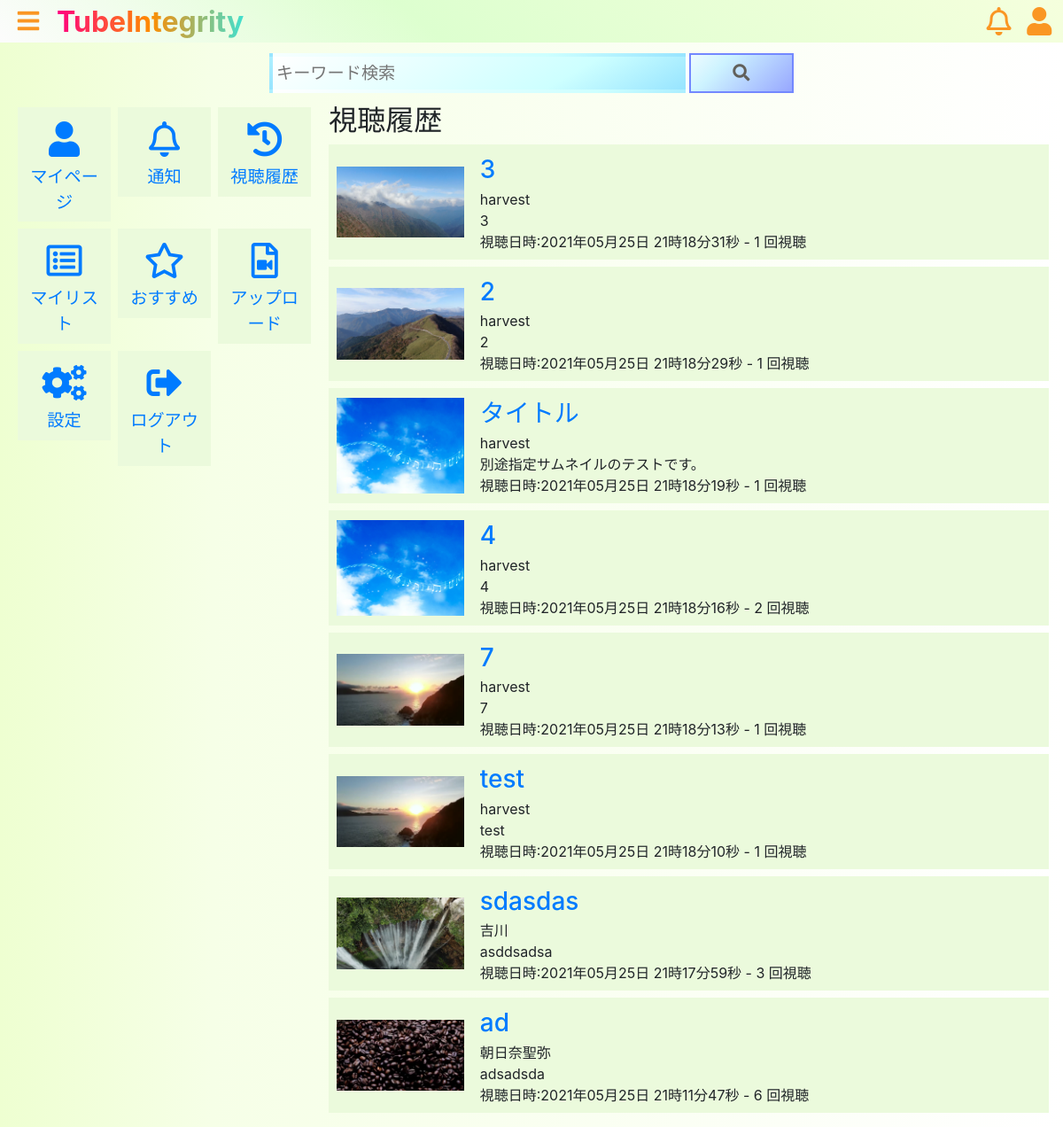
Before: /history/ (signed in) with the older database file.
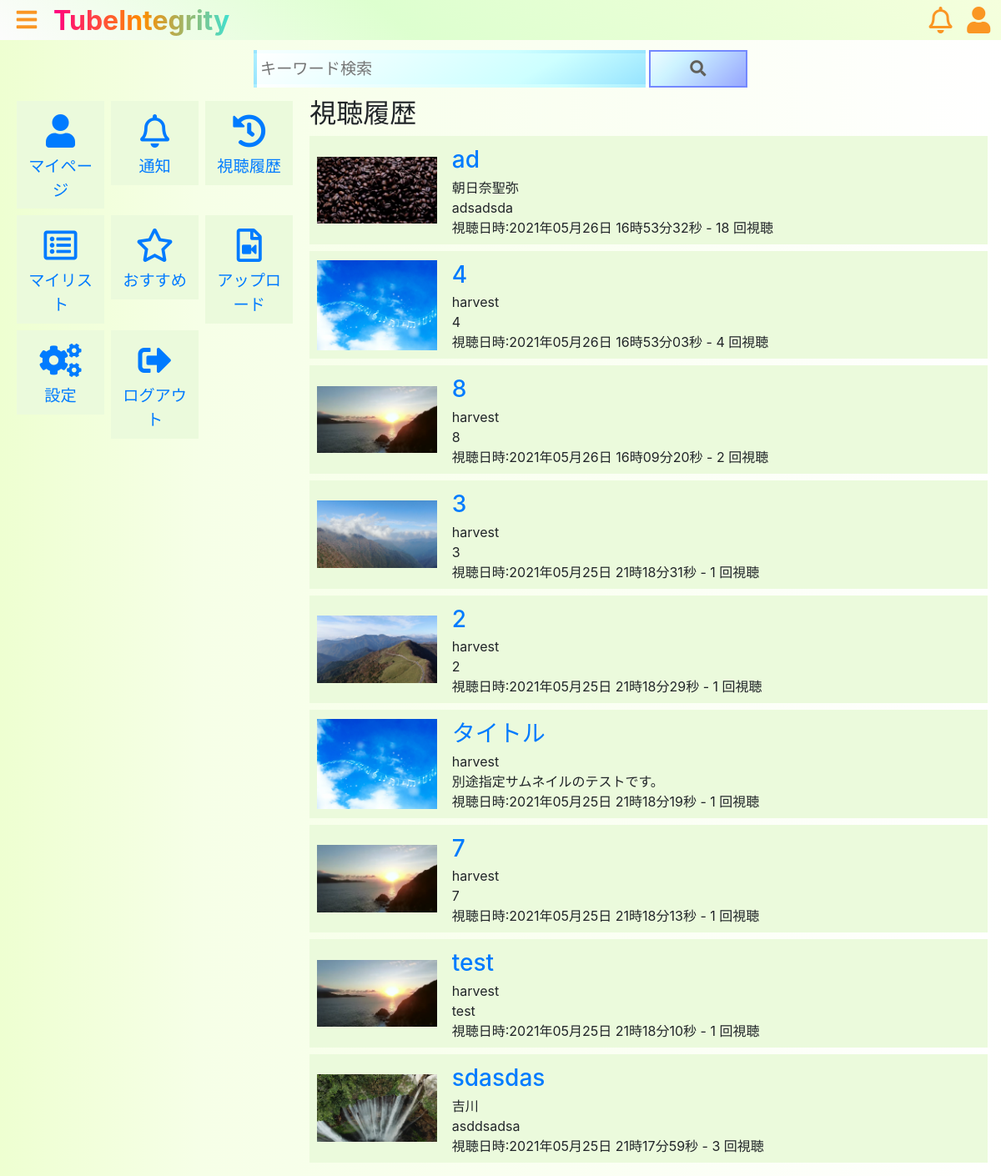
After: the same page with the newer database file.
### tube/models.py (models this page shows, shortened)
class History(models.Model):
    class Meta:
        db_table     = "history"
    id     = models.UUIDField(default=uuid.uuid4, primary_key=True, editable=False)
    dt     = models.DateTimeField(verbose_name="視聴日時", default=timezone.now)
    target = models.ForeignKey(Video, verbose_name="視聴した動画", on_delete=models.CASCADE)
    user   = models.ForeignKey(settings.AUTH_USER_MODEL, verbose_name="視聴したユーザー", on_delete=models.CASCADE)
    views  = models.IntegerField(verbose_name="視聴回数", default=1, validators=[MinValueValidator(1)])

class Video(models.Model):
    class Meta:
        db_table = "video"
    id       = models.UUIDField(default=uuid.uuid4, primary_key=True, editable=False )
    category = models.ForeignKey(Category, verbose_name="カテゴリ", on_delete=models.PROTECT)
    dt       = models.DateTimeField(verbose_name="投稿日", default=timezone.now)
    title        = models.CharField(verbose_name="タイトル", max_length=50)
    description  = models.CharField(verbose_name="動画説明文", max_length=300)
    movie        = models.FileField(verbose_name="動画", upload_to="tube/movie", blank=True)
    thumbnail    = models.ImageField(verbose_name="サムネイル", upload_to="tube/thumbnail/", null=True)
    user         = models.ForeignKey(settings.AUTH_USER_MODEL, verbose_name="投稿者", on_delete=models.CASCADE)
    edited       = models.BooleanField(default=False)
    mime         = models.TextField(verbose_name="MIMEタイプ", null=True)
    views        = models.IntegerField(verbose_name="再生回数", default=0, validators=[MinValueValidator(0)])

### users/models.py (models this page shows, shortened)
class CustomUser(AbstractBaseUser, PermissionsMixin):
    username_validator  = UnicodeUsernameValidator()
    id          = models.UUIDField( default=uuid.uuid4, primary_key=True, editable=False )
    username    = models.CharField(
                    _('username'),
                    max_length=150,
                    unique=True,
                    help_text=_('Required. 150 characters or fewer. Letters, digits and @/./+/-/_ only.'),
                    validators=[username_validator],
                    error_messages={
                        'unique': _("A user with that username already exists."),
                    },
                )
    handle_name = models.CharField(verbose_name="Handle_name", max_length=150)
    email       = models.EmailField(_('email address'))  #blank=True消去
    is_staff    = models.BooleanField(
                    _('staff status'),
                    default=False,
                    help_text=_('Designates whether the user can log into this admin site.'),
                )
    is_active   = models.BooleanField(
                    _('active'),
                    default=True,
                    help_text=_(
                        'Designates whether this user should be treated as active. '
                        'Unselect this instead of deleting accounts.'
                    ),
                )
    date_joined = models.DateTimeField(_('date joined'), default=timezone.now)
    usericon    = models.ImageField(verbose_name="ユーザーアイコン", upload_to="tube/usericon/",blank=True, null=True)
    objects     = UserManager()
    EMAIL_FIELD     = 'email'
    USERNAME_FIELD  = 'username'
    REQUIRED_FIELDS = ['email','handle_name']  #ハンドルネーム追加
    class Meta:
        verbose_name        = _('user')
        verbose_name_plural = _('users')

### tube/views.py (the view)
class HistoryView(LoginRequiredMixin, views.APIView):
    def get(self, request, *args, **kwargs):
        histories = History.objects.filter(user=request.user.id).order_by("-dt")
        context = {"histories": histories}
        return render(request, "tube/history.html", context)

### templates/tube/history.html
{% extends "tube/mypage_base.html" %}
{% load static %}
{% block mypage_content %}
<h2>視聴履歴</h2>
{% for history in histories %}
<div class="video_list_view">
    <div class="video_list_thumbnail_area">
        {% if history.target.thumbnail %}
        <a class="video_list_thumbnail" href="{% url 'tube:single' history.target.id %}"><img src="/media/{{ history.target.thumbnail }}" alt="thumbnail"></a>
        {% else %}
        <a class="video_list_thumbnail" href="{% url 'tube:single' history.target.id %}"><img src="{% static 'tube/img/no-img.png' %}" alt="thumbnail"></a>
        {% endif %}
    </div>
    <div class="video_list_description_area">
        <div class="video_list_description_inner">
            <h3 class="video_list_title"><a class="video_list_title_link" href="{% url 'tube:single' history.target.id %}">{{ history.target.title }}</a></h3>
            <div>{{ history.target.user.handle_name }}</div>
            <div>{{ history.target.description }}</div>
            <div>視聴日時:{{ history.dt|date:"Y年m月d日 H時i分s秒" }} - {{ history.views }} 回視聴</div>
        </div>
    </div>
</div>
{% empty %}
<p>視聴履歴はありません。</p>
{% endfor %}
{% endblock %}

### templates/tube/mypage_base.html (shortened to what this page needs)
{% extends "tube/base.html" %}
{% load static %}
{% block main %}
{% include "tube/search_form.html" %}
<div class="mypage_content_area">
    <div class="mypage_menu">
        <div class="mypage_menu_area">
            <div class="menu_content">
                <a href="{% url 'tube:mypage' %}" class="menu_icon"><i class="fas fa-user"></i><div class="menu_explain">マイページ</div></a>
            </div>
            <div class="menu_content">
                <a href="{% url 'tube:notify' %}" class="menu_icon"><i class="far fa-bell"></i><div class="menu_explain">通知</div></a>
            </div>
            <div class="menu_content">
                <a href="{% url 'tube:history' %}" class="menu_icon"><i class="fas fa-history"></i><div class="menu_explain">視聴履歴</div></a>
            </div>
            <div class="menu_content">
                <a href="{% url 'tube:mylist' %}" class="menu_icon"><i class="far fa-list-alt"></i><div class="menu_explain">マイリスト</div></a>
            </div>
            <div class="menu_content">
                <a href="{% url 'tube:recommend' %}" class="menu_icon"><i class="far fa-star"></i><div class="menu_explain">おすすめ</div></a>
            </div>
            <div class="menu_content">
                <a href="{% url 'tube:upload' %}" class="menu_icon"><i class="far fa-file-video"></i><div class="menu_explain">アップロード</div></a>
            </div>
            <div class="menu_content">
                <a href="{% url 'tube:config' %}" class="menu_icon"><i class="fas fa-cogs"></i><div class="menu_explain">設定</div></a>
            </div>
            <div class="menu_content">
                <a href="{% url 'account_logout' %}" class="menu_icon"><i class="fas fa-sign-out-alt"></i><div class="menu_explain">ログアウト</div></a>
            </div>
        </div>
    </div>
    <div class="mypage_content">
        <div class="mypage_content_body">
            {% block mypage_content %}{% endblock %}
        </div>
    </div>
</div>
{% endblock %}

### templates/tube/base.html (shortened to what this page needs)
{% extends "common/sidebar.html" %}
{% load static %}
{% block extra_head %}
<link rel="stylesheet" href="{% static 'tube/css/style.css' %}">
{% endblock %}
{% block header_title %}TubeIntegrity{% endblock %}
{% block header_right_content %}
    {% if request.user.is_authenticated %}
        <a class="header_icon" href="{% url 'tube:notify' %}">
            <i class="far fa-bell"></i>
        </a>
        {% if request.user.usericon %}
        <a href="{% url 'tube:mypage' %}">
            <img class="usericon" src="/media/{{ request.user.usericon }}">
        {% else %}
        <a class="header_icon" href="{% url 'tube:mypage' %}">
            <i class="fas fa-user"></i>
        </a>
        {% endif %}
    {% endif %}
{% endblock %}

### templates/common/sidebar.html (shortened to what this page needs)
{% load static %}
<!DOCTYPE html>
<html lang="ja">
<head>
    <link rel="stylesheet" href="{% static 'common/css/l_sidebar.css' %}">
    <link rel="stylesheet" href="https://stackpath.bootstrapcdn.com/bootstrap/4.4.1/css/bootstrap.min.css">
    <link rel="stylesheet" href="{% static 'common/css/fontawesome/all.css' %} ">
    {% block extra_head %}
    {% endblock %}
</head>
<body>
    <header>
        <div class="left_header">
            <label class="l_sidebar_label" for="l_sidebar">
                <i class="fas fa-bars"></i>
            </label>
            <a class="header_link" href="{% url 'tube:index' %}"><h1>{% block header_title %}{% endblock %}</h1></a>
            <div class="header_right_content">
            {% block header_right_content %}
            {% endblock %}
            </div>
        </div>
    </header>
    <main>
    {% block main %}
    {% endblock %}
    </main>
</body>
</html>

### templates/tube/search_form.html
<div class="search_form_area">
    <form class="search_form" action="{% url 'tube:search' %}" method="GET">
        <input class="search_form_word" type="text" name="word" value="{{ request.GET.word }}" placeholder="キーワード検索" >
        <button class="search_form_submit" type="submit"><i class="fas fa-search"></i></button>
    </form>
</div>

### static/common/css/l_sidebar.css (style rules this page uses)
html, body { overflow-x: hidden; margin:0; }
a { color:#70C0F5; text-decoration:none; }
.left_header { width:100%; height:3rem; position:fixed; z-index:99; background: rgb(252,252,252); background: linear-gradient(40deg, rgba(252,252,252,1) 0%, rgba(221,255,207,1) 40%, rgba(245,255,221,1) 100%); color:#FA9623; display:flex; align-items:center; overflow:hidden; }
.header_link { color:#FA9623; margin-left:0.5rem; }
.left_header h1 { font-size:2rem; font-weight:bold; line-height:normal; margin:0; color: #FF8C00; background: -webkit-linear-gradient(180deg, #40E0D0, #FF8C00, #FF0080); -webkit-background-clip: text; -webkit-text-fill-color: transparent; }
.l_sidebar_label { position:relative; margin-left:0.5rem; margin-bottom:0; width:3rem; height:2rem; z-index:100; cursor:pointer; transition:0.2s; }
.l_sidebar_label i { position:absolute; top:50%; left:50%; transform:translate(-50%,-50%); font-size:1.75rem; }
.l_sidebar_label i.fa-bars { display:block; }
.header_right_content { position:absolute; right:0; top:50%; transform:translateY(-50%); display:flex; margin-right:0.5rem; }
main { margin-top:3rem; }

### static/tube/css/style.css (style rules this page uses)
header { background:#FAF0E3; color:#FA9623; }
.header_icon { display:flex; font-size:2rem; padding:0.3rem; margin-left:0.5rem; color:#FA9623; }
body { background: rgb(255,255,255); background: linear-gradient(270deg, rgba(255,255,255,1) 0%, rgba(246,255,231,1) 80%, rgba(238,255,209,1) 100%); }
img { max-width:100%; }
main { padding:0.5rem; }
.search_form { display:flex; justify-content:center; }
.search_form_word { display:block; width:40%; font-size:1.2rem; padding:0.25rem; margin:0.25rem 0; border:solid 0.25rem transparent; background: rgb(255,255,255); background: linear-gradient(150deg, rgba(255,255,255,1) 0%, rgba(205,255,255,1) 70%, rgba(151,228,255,1) 100%); color:#2d3030; }
.search_form_submit { width:10%; display:block; padding:0.3rem; margin:0.25rem 0; font-size:1.2rem; color:#61605B; background: rgb(238,251,255); background: linear-gradient(135deg, rgba(238,251,255,1) 0%, rgba(205,243,255,1) 30%, rgba(151,167,255,1) 100%); border:solid 0.15rem #7388FF; cursor:pointer; }
.video_list_view { display:flex; background:#EBFADC; margin:0.5rem 0; }
.video_list_thumbnail_area { width:20%; display:flex; justify-content:center; align-items:center; }
.video_list_thumbnail { width:9rem; margin:0.5rem; display: flex; align-content: center; }
.video_list_description_area { width:80%; }
.video_list_description_inner { padding:0.5rem; }
.video_list_title { margin:0.25rem 0; }
.mypage_content_area { display:flex; flex-wrap:wrap; }
.mypage_menu { width:30%; }
.mypage_content { width:70%; }
.mypage_content_body { margin:0.5rem; }
.mypage_menu_area { display:flex; flex-wrap:wrap; margin:0.5rem; }
.menu_content { width:calc(100% / 3); }
.menu_icon { display:block; text-align:center; background:#EBFADC; margin:0.25rem; padding:0.5rem; }
.menu_icon i { font-size:2.5rem; padding:0.5rem; }
.menu_explain { font-size:1.2rem; }
button { appearance: none; margin: 0; padding: 0; background: none; border: none; border-radius: 0; outline: none; }

Changed rows visible on the page:
changed History "ad": dt "2021年05月25日 21時11分47秒" → "2021年05月26日 16時53分32秒"; views "6" → "18"; moves up the list
changed History (number 2 of 9 on the later page): dt "2021年05月25日 21時18分16秒" → "2021年05月26日 16時53分03秒"; views "2" → "4"; moves up the list
added History: target.thumbnail (picture), target "8", target.user.handle_name "harvest", target.description "8", dt "2021年05月26日 16時09分20秒", views "2"
